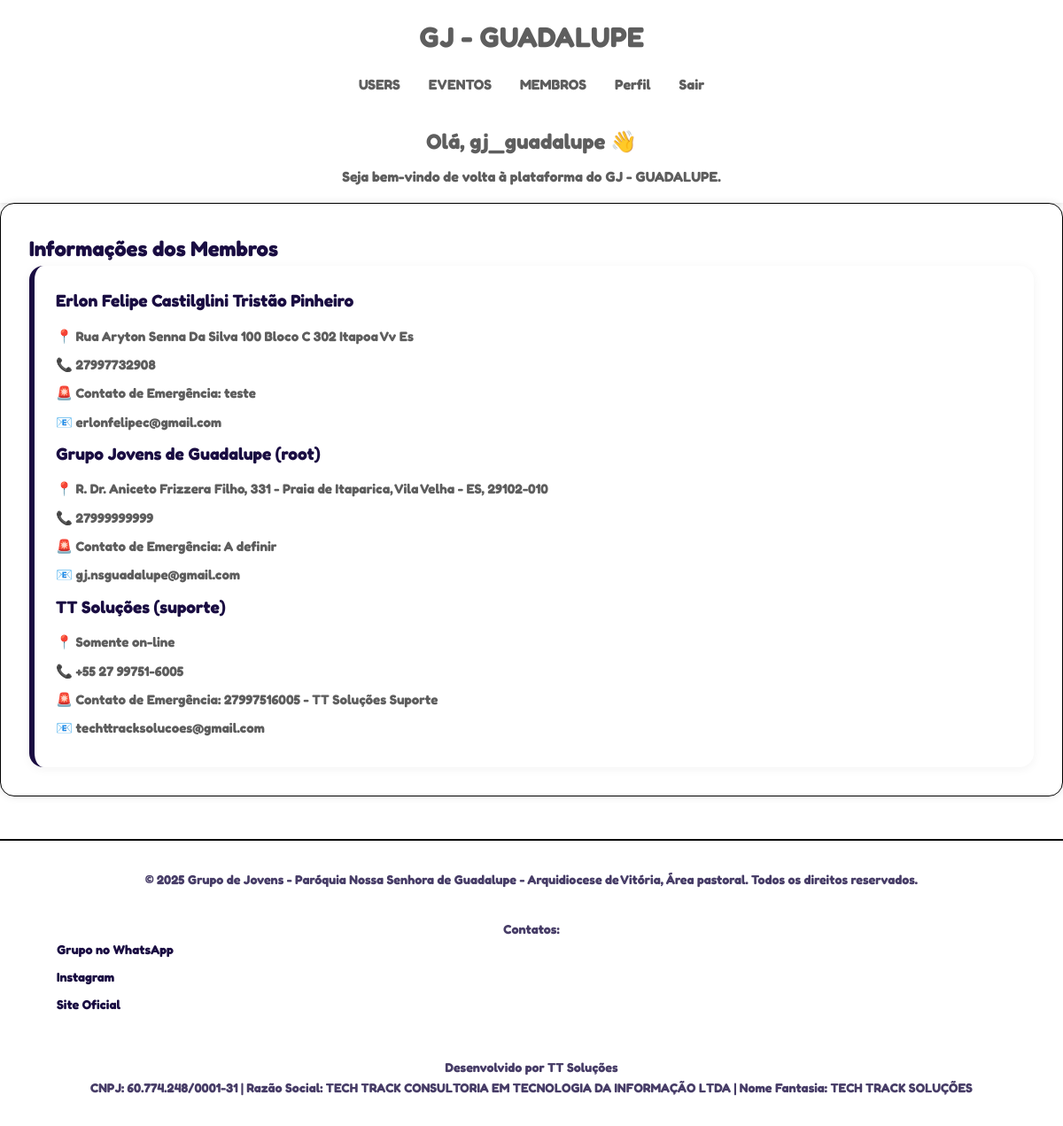
The app's page /membros/info (signed in) with its own data.
### tables this page shows
CREATE TABLE usuarios (
    id INTEGER PRIMARY KEY AUTOINCREMENT,
    username TEXT UNIQUE NOT NULL,
    email TEXT NOT NULL,
    senha_hash TEXT NOT NULL,
    cargo TEXT NOT NULL DEFAULT 'user',
    acesso_api BOOLEAN DEFAULT FALSE,
    criado_em TIMESTAMP DEFAULT CURRENT_TIMESTAMP
, nome_completo TEXT, telefone TEXT, instagram TEXT, contato_emergencia TEXT, data_nascimento TEXT, endereco TEXT);

### app/routes/gerenciar.py (the view)
@app.route('/membros/info')
@required_roles('admin', 'user')
def membros_info():
    usuarios = ver_usuarios()
    return render_template('pages/private/membros_info.html', usuarios=usuarios)

### app/routes/geral.py (called while the page is built)
@app.context_processor
def inject_now():
    if 'user' not in session:
        user = { 'is_authenticated': False }
    else:
        user = { 'is_authenticated': True }
    return {'now': datetime.now(), 'current_user': user}

### config/auth/auth.py (called while the page is built)
def get_authenticated_user_roles():
    if 'user' not in session:
        return None
    if time.time() - session.get('last_activity', 0) > SESSION_TIMEOUT:
        session.clear()
        return None
    session['last_activity'] = time.time()  # Atualiza a última atividade
    roles = session['user'].get('roles', [])
    return roles

def required_roles(*required_roles):
    def decorator(f):
        @wraps(f)
        def decorated_function(*args, **kwargs):
            user_roles = get_authenticated_user_roles()
            if user_roles is None:
                return jsonify({"error": "Não autenticado ou sessão expirada"}), 401
            if not any(role in user_roles for role in required_roles):
                return jsonify({"error": "Permissão insuficiente"}), 403
            return f(*args, **kwargs)
        return decorated_function
    return decorator

### config/database/config/functions_db.py (called while the page is built)
def conectar_banco() -> sqlite3.Connection:
    from config.models.paths import path_data_base
    import os
    path_db = os.path.join(path_data_base, 'site_gj.db')
    try:
        conn = sqlite3.connect(path_db)
        return conn
    except sqlite3.Error as e:
        raise Exception(f"Erro ao conectar ao banco: {e}")

def executar_sql(sql: str) -> Union[str, list]:
    conn = conectar_banco()
    cursor = conn.cursor()
    try:
        cursor.execute(sql)
        if cursor.description:
            resultado = cursor.fetchall()
        else:
            conn.commit()
            resultado = "Sucesso ao executar"
        return resultado
    except sqlite3.Error as e:
        conn.rollback()
        raise Exception(f"Erro ao executar SQL: {e}")
    finally:
        cursor.close()
        conn.close()

### app/templates/pages/private/membros_info.html (shortened to what this page needs)
{% extends "base.html" %}
{% block css %}
<link rel="stylesheet" href="{{ url_for('static', filename='css/pages/membros.css') }}">
{% endblock %}
{% block content %}
<h2 class="text-xl mb-4">Informações dos Membros</h2>
<div class="bg-white dark:bg-zinc-800 p-4 rounded-xl shadow-sm membro-card">
  {% for user in usuarios %}
    <div class="bg-white dark:bg-zinc-800 p-4 rounded-xl shadow-sm">
      <h3 class="font-bold text-lg">{{ user.nome_completo }}</h3>
      <p>📍 {{ user.endereco }}</p>
      <p>📞 {{ user.telefone }}</p>
      <p>🚨 Contato de Emergência: {{ user.contato_emergencia }}</p>
      <p>📧 {{ user.email }}</p>
    </div>
  {% endfor %}
</div>
{% endblock %}

### app/templates/components/header.html
<header class="main-header">
    <div class="header-container">
        <div class="brand">
            <a href="/index">GJ - GUADALUPE</a>
        </div>
        <nav class="main-nav">
            <ul>
                {% if current_user.is_authenticated %}
                    {% if session.user.cargo == 'admin' %}
                        <li><a href="/usuarios" title="Ir para painel de usuarios">USERS</a></li>
                    {% endif %}
                    <li><a href="/eventos" title="Ir para eventos">EVENTOS</a></li>
                    <li><a href="/membros" title="Ir para membros">MEMBROS</a></li>
                    <li><a href="/perfil" title="Ir para perfil do sistema">Perfil</a></li>
                    <li><a href="/logout" title="Deslogar do sistema">Sair</a></li>
                {% else %}
                    <li><a href="/login" title="Realizar Login">Login</a></li>
                {% endif %}
            </ul>
        </nav>
        <div class="header-intro">
            {% if current_user.is_authenticated %}
                <h2 class="dashboard-title">Olá, {{ session.user.username }} 👋</h2>
                <p class="dashboard-subtext">Seja bem-vindo de volta à plataforma do GJ - GUADALUPE.</p>
            {% else %}
                <h2 class="public-title">Entre para mais recursos</h2>
                <p class="public-subtext">Crie uma conta ou faça login para ter acesso completo ao sistema.</p>
            {% endif %}
        </div>
    </div>
</header>

### app/static/css/main.css (style rules this page uses)
:root { --text-color: #1A0D42; --background-color: #FFFFFF; --border-color: #000000; --primary-color: #1A0D42; --secondary-color: #34D399; --accent-color: #F59E0B; --danger-color: #EF4444; --success-color: #10B981; --info-color: #60A5FA; --warning-color: #FBBF24; --text-dark: #000000; --text-light: #5E5E5E; --background-soft: #F7F7F7; --background-card: #FFFFFF; --btn-primary-bg: var(--primary-color); --btn-primary-text: #ffffff; --btn-secondary-bg: var(--secondary-color); --btn-secondary-text: #ffffff; --modal-bg: rgba(0, 0, 0, 0.6); --modal-content-bg: #fff; --shadow: 0 4px 14px rgba(0, 0, 0, 0.1); --radius: 12px; --transition-fast: 0.2s ease; --spacing-unit: 1rem; }
* { margin: 0; padding: 0; box-sizing: border-box; }
a { color: var(--primary-color); text-decoration: none; transition: color 0.3s ease; }
body { font-family: 'Fredoka', sans-serif; font-weight: bold; line-height: 1.6; color: var(--text-color); background-color: var(--background-color); }

### app/static/css/components/header.css (style rules this page uses)
.main-header { background-color: var(--dark-color); color: var(--text-light); padding: 1rem 0; box-shadow: 0 2px 5px rgba(0,0,0,0.1); }
.header-container { max-width: 1200px; margin: 0 auto; padding: 0 2rem; display: flex; flex-direction: column; align-items: center; text-align: center; }
.brand a { color: var(--text-light); text-decoration: none; font-size: 2rem; font-weight: bold; }
.main-nav ul { display: flex; flex-wrap: wrap; list-style: none; justify-content: center; padding: 0; margin: 1rem 0; }
.main-nav li { margin: 0 1rem; }
.main-nav a { color: var(--text-light); text-decoration: none; font-size: 1rem; transition: color 0.3s; }
.header-intro { margin-top: 0.5rem; }
.dashboard-title, .public-title { font-size: 1.5rem; margin: 0.5rem 0; }
.dashboard-subtext, .public-subtext { font-size: 1rem; margin: 0; }

### app/static/css/pages/membros.css (style rules this page uses)
.membro-card { padding: 1.5rem; border-radius: 1rem; background-color: var(--background-card); box-shadow: 0 2px 12px rgba(0, 0, 0, 0.05); border-left: 6px solid var(--primary-color); transition: transform 0.2s ease, box-shadow 0.3s ease; }
.membro-card h3 { font-size: 1.2rem; color: var(--primary-color); margin-bottom: 0.8rem; }
.membro-card p { margin-bottom: 0.5rem; color: var(--text-light); font-size: 0.95rem; }

### records on screen
usuarios: user.username "gj_guadalupe", nome_completo "Grupo Jovens de Guadalupe (root)", endereco "R. Dr. Aniceto Frizzera Filho, 331 - Praia de Itaparica, Vila Velha - ES, 29102-010", telefone "27999999999", contato_emergencia "A definir", email "gj.nsguadalupe@gmail.com"
usuarios: nome_completo "Erlon Felipe Castilglini Tristão Pinheiro", endereco "Rua Aryton Senna Da Silva 100 Bloco C 302 Itapoa Vv Es", telefone "27997732908", contato_emergencia "teste", email "erlonfelipec@gmail.com"
usuarios: nome_completo "TT Soluções (suporte)", endereco "Somente on-line", telefone "+55 27 99751-6005", contato_emergencia "27997516005 - TT Soluções Suporte", email "techttracksolucoes@gmail.com"
